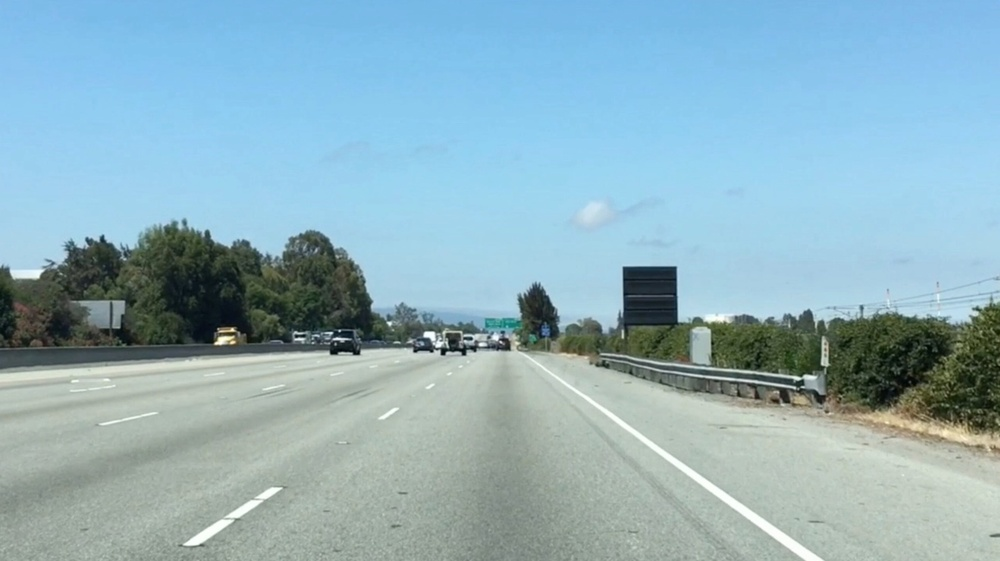
#> input picture computer_vision/images/finding_edges/white_lines.jpg, 1000 x 561 px, shrunk from 2436 x 1366 before the run
$ python 'finding_edges and_custom_kernels.py'
#> lines starting #> are read from the running program, lines starting #| are printed output that depends on the picture

# coding: utf-8

# # Creating a Filter, Edge Detection

# ### Import resources and display image

# In[ ]:
import matplotlib.pyplot as plt
import matplotlib.image as mpimg

import cv2
import numpy as np


# Read in the image
image = mpimg.imread('images/finding_edges/white_lines.jpg')
#> image is the input picture: shape (561, 1000, 3); mean R, G, B 143.6, 177.1, 188.4

plt.imshow(image)
plt.show()


# ### Convert the image to grayscale

# In[ ]:


# Convert to grayscale for filtering
gray = cv2.cvtColor(image, cv2.COLOR_RGB2GRAY)
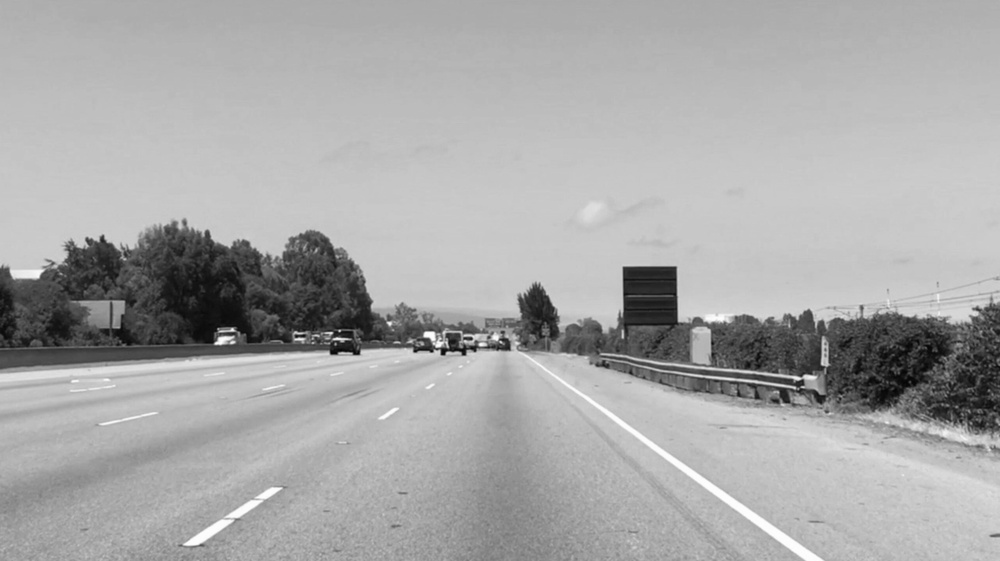
#> gray: shape (561, 1000); min 3, max 255, mean 168.3

plt.imshow(gray, cmap='gray')
plt.show()

# ### TODO: Create a custom kernel
#
# Below, you've been given one common type of edge detection filter: a Sobel
# operator.
#
# The Sobel filter is very commonly used in edge detection and in finding
# patterns in intensity in an image.  Applying a Sobel filter to an image is a
# way of **taking (an approximation) of the derivative of the image** in the x
# or y direction, separately.  The operators look as follows.
#
# <img src="images/finding_edges/sobel_ops.png" width=200 height=200>
#
# **It's up to you to create a Sobel x operator and apply it to the given
# image.**
#
# For a challenge, see if you can put the image through a series of filters:
# first one that blurs the image (takes an average of pixels), and then one
# that detects the edges.

# In[ ]:


# Create a custom kernel

# 3x3 array for edge detection
sobel_y = np.array([[-1, -2, -1],
                   [0, 0, 0],
                   [1, 2, 1]])

## TODO: Create and apply a Sobel x operator
sobel_x = np.array([[-1, 0, 1],
                   [-2, 0, 2],
                   [-1, 0, 1]])

# Filter the image using filter2D, which has inputs: (grayscale image,
# bit-depth, kernel)
filtered_image = cv2.filter2D(gray, -1, sobel_y)
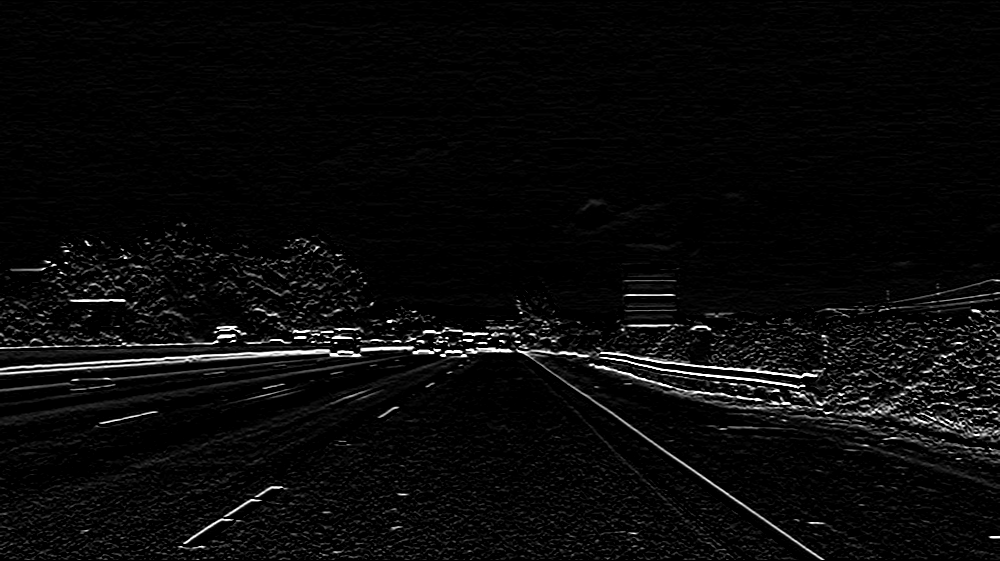
#> filtered_image: shape (561, 1000); min 0, max 255, mean 9.6

plt.imshow(filtered_image, cmap='gray')
plt.show()

filtered_image_x = cv2.filter2D(gray, -1, sobel_x)
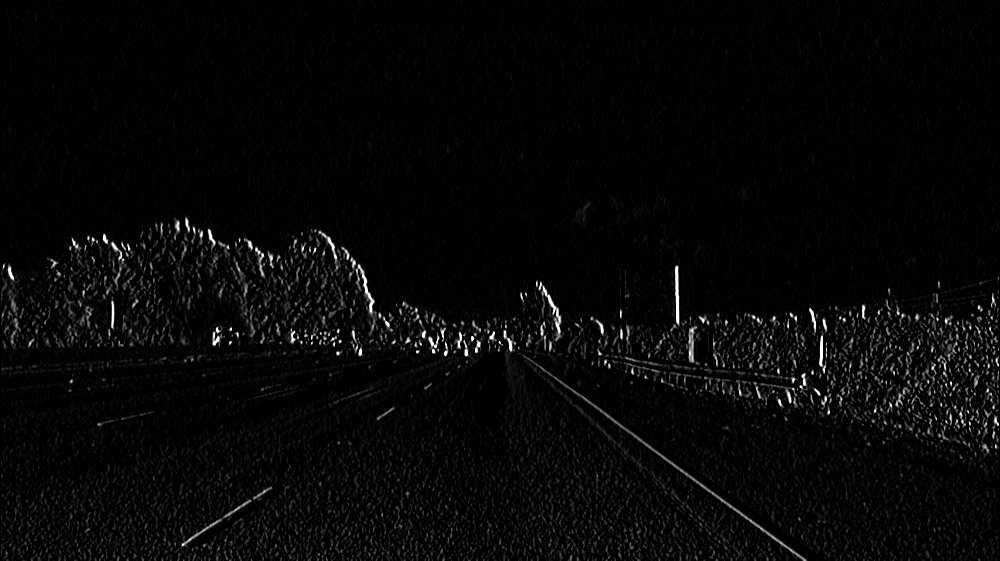
#> filtered_image_x: shape (561, 1000); min 0, max 255, mean 6.9

plt.imshow(filtered_image_x, cmap='gray')
plt.show()

# ### Test out other filters!
#
# You're encouraged to create other kinds of filters and apply them to see what happens! As an **optional exercise**, try the following:
# * Create a filter with decimal value weights.
# * Create a 5x5 filter
# * Apply your filters to the other images in the `images` directory.
#
#

$ run again, with computer_vision/images/finding_edges/curved_lane.jpg copied over computer_vision/images/finding_edges/white_lines.jpg
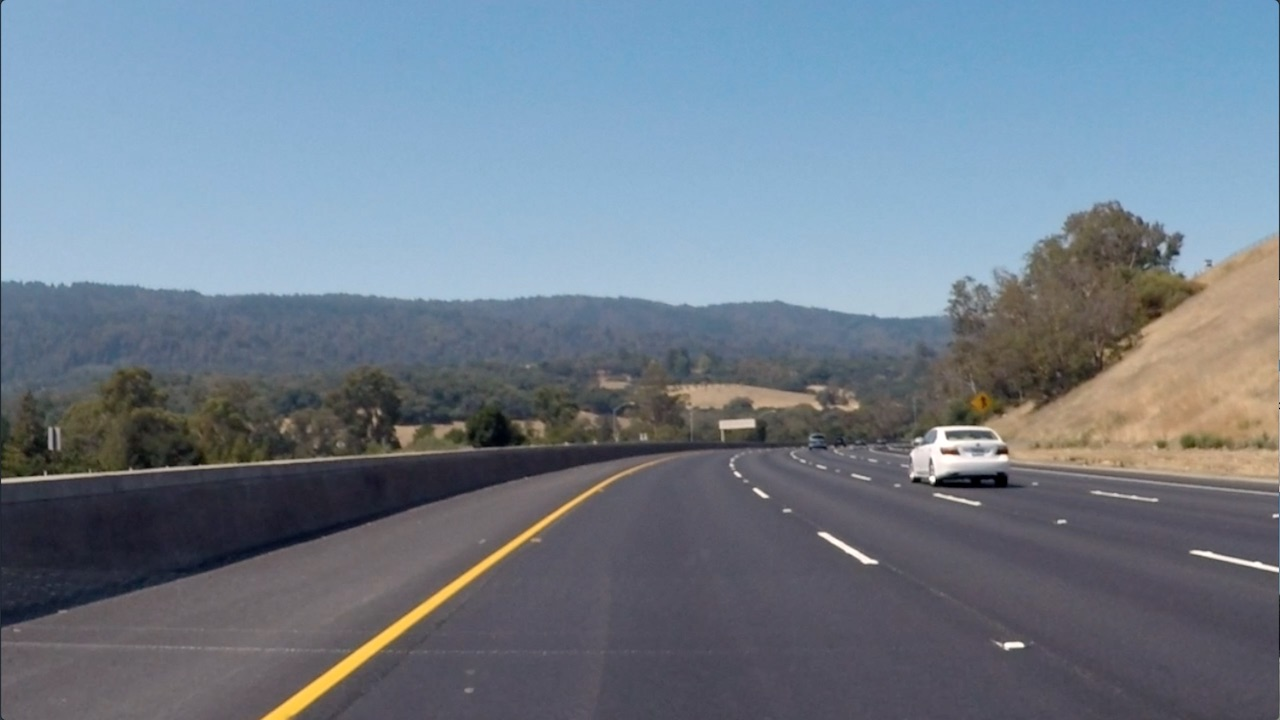
#> input picture computer_vision/images/finding_edges/curved_lane.jpg, 1280 x 720 px
#> image is the input picture: shape (720, 1280, 3); mean R, G, B 112.1, 125, 138.7
#> `gray = cv2.cvtColor(image, cv2.COLOR_RGB2GRAY)`:
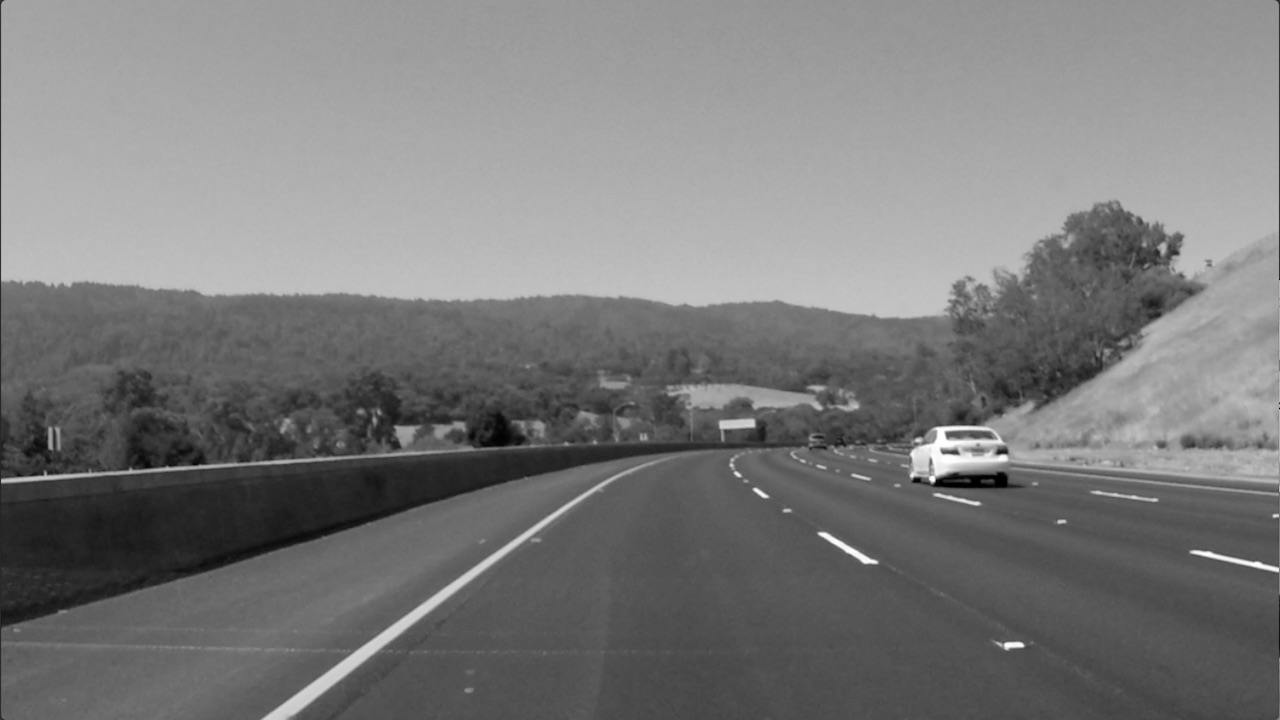
#> gray: shape (720, 1280); min 0, max 255, mean 122.7
#> `filtered_image_x = cv2.filter2D(gray, -1, sobel_x)`:
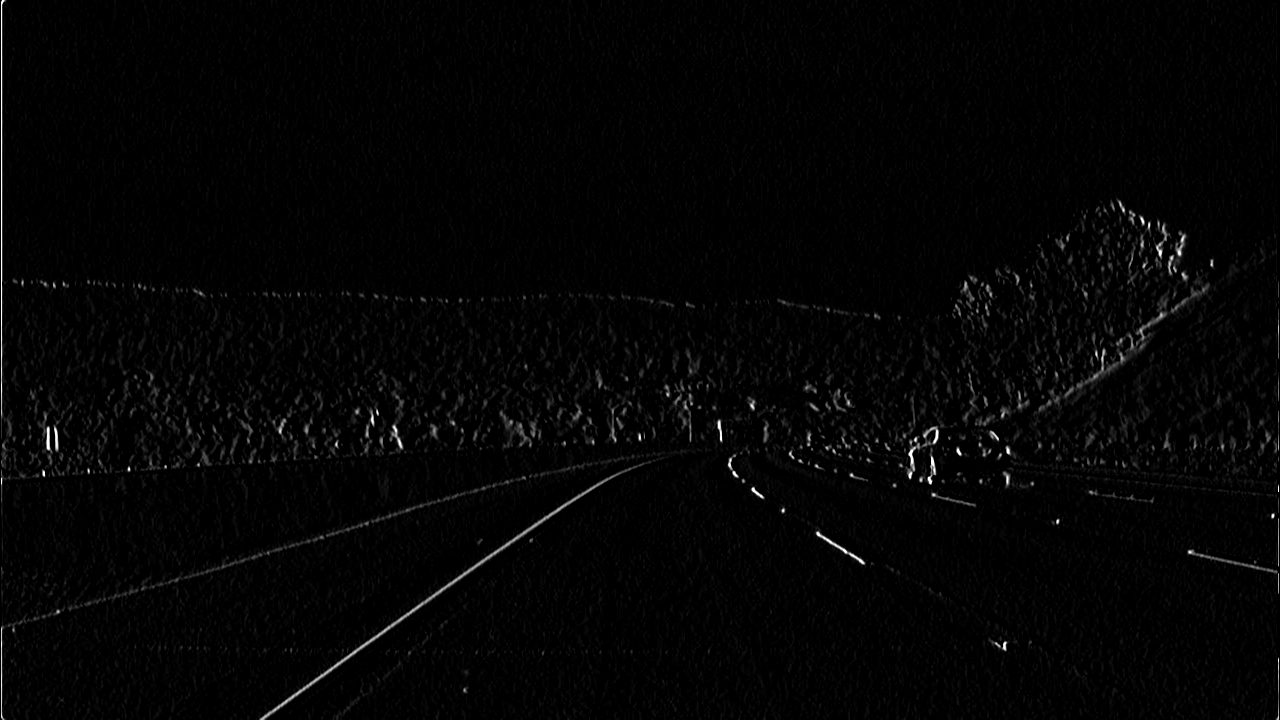
#> filtered_image_x: shape (720, 1280); min 0, max 255, mean 4.3
